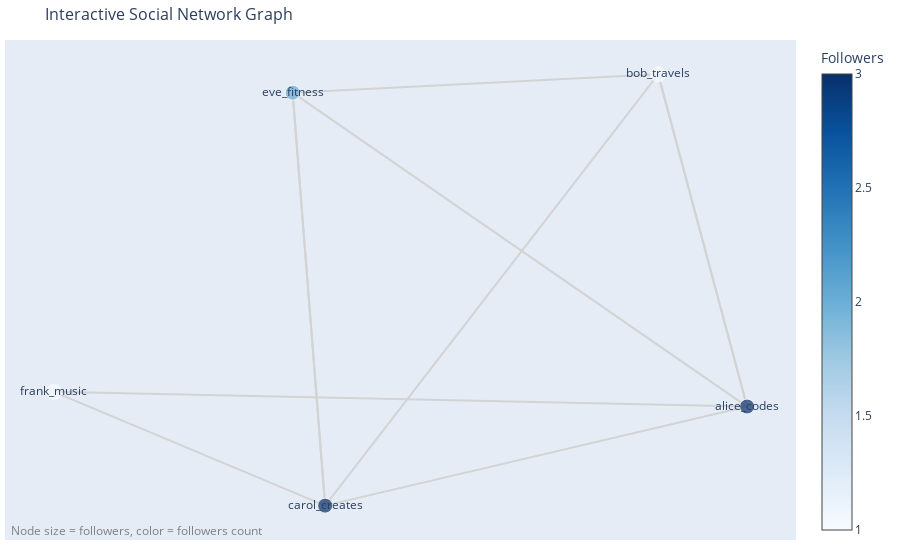

Source (notebook cell):
### Code cell
# Create edge traces for network connections
edge_x = []
edge_y = []
for edge in G.edges():
    x0, y0 = pos[edge[0]]
    x1, y1 = pos[edge[1]]
    edge_x.extend([x0, x1, None])
    edge_y.extend([y0, y1, None])

edge_trace = go.Scatter(x=edge_x, y=edge_y,
                       line=dict(width=2, color='lightgray'),
                       hoverinfo='none',
                       mode='lines')

# Create node traces with interactive features
node_x = []
node_y = []
node_text = []
node_color = []
node_size = []

for node in G.nodes():
    x, y = pos[node]
    node_x.append(x)
    node_y.append(y)
    
    # Get node attributes
    followers = G.nodes[node].get('followers', 0)
    location = G.nodes[node].get('location', 'Unknown')
    total_likes = G.nodes[node].get('total_likes', 0)
    
    node_text.append(f"{node}<br>Followers: {followers}<br>Location: {location}<br>Likes: {total_likes}")
    node_color.append(followers)
    node_size.append(max(15, followers * 2))  # Scale node size by followers

node_trace = go.Scatter(x=node_x, y=node_y,
                       mode='markers+text',
                       hoverinfo='text',
                       text=[node for node in G.nodes()],
                       hovertext=node_text,
                       textposition="middle center",
                       marker=dict(size=node_size,
                                 color=node_color,
                                 colorscale='blues',
                                 showscale=True,
                                 colorbar=dict(title="Followers")))

# Create and display the interactive figure
fig = go.Figure(data=[edge_trace, node_trace],
               layout=go.Layout(
                title=dict(text='Interactive Social Network Graph', font=dict(size=16)),
                showlegend=False,
                hovermode='closest',
                margin=dict(b=20,l=5,r=5,t=40),
                annotations=[ dict(
                    text="Node size = followers, color = followers count",
                    showarrow=False,
                    xref="paper", yref="paper",
                    x=0.005, y=-0.002,
                    xanchor="left", yanchor="bottom",
                    font=dict(color="gray", size=12)
                )],
                xaxis=dict(showgrid=False, zeroline=False, showticklabels=False),
                yaxis=dict(showgrid=False, zeroline=False, showticklabels=False)))

fig.show()

# Alternative display methods if above doesn't work
print("✅ Network graph created successfully!")
print(f"Graph contains {len(node_x)} nodes and {len(edge_x)//3} edges")

# If graph doesn't display, try these alternatives:
fig.show(renderer="browser")  # Opens in browser
# fig.write_html("network_graph.html")  # Saves to file

### Figure 1 — Plotly figure (JSON) as saved in the notebook; plotly's stock layout.template omitted (floating-point values rounded to 4 significant figures)
{"data": [{"hoverinfo": "none", "line": {"color": "lightgray", "width": 2}, "mode": "lines", "type": "scatter", "x": [0.9176, 0.6717, null, 0.9176, -0.2497, null, 0.6717, 0.9176, null, 0.6717, -0.2497, null, 0.6717, -0.3396, null, -0.2497, -0.3396, null, -0.2497, -1, null, -0.3396, 0.9176, null, -0.3396, -0.2497, null, -1, 0.9176, null], "y": [-0.3692, 0.7225, null, -0.3692, -0.6948, null, 0.7225, -0.3692, null, 0.7225, -0.6948, null, 0.7225, 0.6624, null, -0.6948, 0.6624, null, -0.6948, -0.3209, null, 0.6624, -0.3692, null, 0.6624, -0.6948, null, -0.3209, -0.3692, null]}, {"hoverinfo": "text", "hovertext": ["alice_codes<br>Followers: 3<br>Location: San Francisco, CA<br>Likes: 2", "bob_travels<br>Followers: 1<br>Location: New York, NY<br>Likes: 1", "carol_creates<br>Followers: 3<br>Location: London, UK<br>Likes: 2", "eve_fitness<br>Followers: 2<br>Location: Los Angeles, CA<br>Likes: 0", "frank_music<br>Followers: 1<br>Location: Austin, TX<br>Likes: 0"], "marker": {"color": [3, 1, 3, 2, 1], "colorbar": {"title": {"text": "Followers"}}, "colorscale": [[0, "rgb(247,251,255)"], [0.125, "rgb(222,235,247)"], [0.25, "rgb(198,219,239)"], [0.375, "rgb(158,202,225)"], [0.5, "rgb(107,174,214)"], [0.625, "rgb(66,146,198)"], [0.75, "rgb(33,113,181)"], [0.875, "rgb(8,81,156)"], [1, "rgb(8,48,107)"]], "showscale": true, "size": [15, 15, 15, 15, 15]}, "mode": "markers+text", "text": ["alice_codes", "bob_travels", "carol_creates", "eve_fitness", "frank_music"], "textposition": "middle center", "type": "scatter", "x": [0.9176, 0.6717, -0.2497, -0.3396, -1], "y": [-0.3692, 0.7225, -0.6948, 0.6624, -0.3209]}], "layout": {"annotations": [{"font": {"color": "gray", "size": 12}, "showarrow": false, "text": "Node size = followers, color = followers count", "x": 0.005, "xanchor": "left", "xref": "paper", "y": -0.002, "yanchor": "bottom", "yref": "paper"}], "hovermode": "closest", "margin": {"b": 20, "l": 5, "r": 5, "t": 40}, "showlegend": false, "title": {"font": {"size": 16}, "text": "Interactive Social Network Graph"}, "xaxis": {"showgrid": false, "showticklabels": false, "zeroline": false}, "yaxis": {"showgrid": false, "showticklabels": false, "zeroline": false}}}
